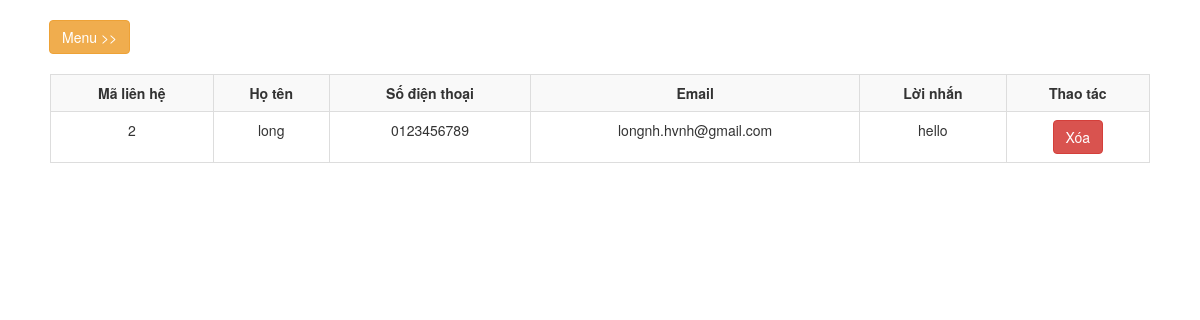
/admin/contact.php (signed in), run on the app's committed database.
### tables this page shows
CREATE TABLE `contact` (
  `contact_id` int(11) NOT NULL,
  `name` varchar(100) NOT NULL,
  `phone` varchar(30) NOT NULL,
  `email` varchar(200) NOT NULL,
  `message` text NOT NULL
);

### admin/contact.php (the view, shortened to what this page needs)
<?php session_start();
if(isset($_SESSION['login_user']) && $_SESSION['login_user']==1)
{
?>
<!DOCTYPE html>
<html lang="en">
<head>
    <link href="../css/bootstrap.min.css" rel="stylesheet">
    <link href="../css/simple-sidebar.css" rel="stylesheet">
</head>
<body>
	<div id="wrapper">
        <div id="page-content-wrapper">
            <div class="container-fluid">
                <div class="row">
                    <div class="col-lg-12">
                        <a href="#menu-toggle" class="btn btn-warning" id="menu-toggle" style="margin-bottom: 20px;  margin-left: 14px;">Menu >></a>
                    </div>
                </div>
            <?php
                require("../connect.php");
                $sql = "SELECT * FROM contact";
                $ketQuaTruyVan = $conn->query($sql);
            ?>
            <div class="container-fluid">
                <table class="table table-striped table-bordered">
                    <tr>
                        <th>Mã liên hệ</th>
                        <th>Họ tên</th>
                        <th>Số điện thoại</th>
                        <th>Email</th>
                        <th>Lời nhắn</th>
                        <th>Thao tác</th>
                    </tr>
                    <?php
                    if($ketQuaTruyVan->num_rows > 0){
                    while($KH = $ketQuaTruyVan->fetch_assoc()){
                    ?>
                    <tr>
                		<td><?php echo $KH['contact_id']; ?></td>
                        <td><?php echo $KH['name']; ?></td>
                        <td><?php echo $KH['phone']; ?></td>
                        <td><?php echo $KH['email']; ?></td>
                        <td><?php echo $KH['message']; ?></td>
                        <td>
                        <a class="btn btn-danger" href="del_contact.php?id=<?php echo $KH['contact_id'];?>">Xóa</a>
                        </td>
                    </tr>
                <?php
                }
                }
                ?>
                </table>
            </div>
        </div>
    </div>
    </div>
</body>
</html>
<?php
}else{
    echo
    "<script>
    alert('Bạn cần đăng nhập để quản trị');
    window.location = 'index.php';
    </script>";
}
?>

### css/simple-sidebar.css (style rules this page uses)
body { overflow-x: hidden; }
#wrapper { padding-left: 0; -webkit-transition: all 0.5s ease; -moz-transition: all 0.5s ease; -o-transition: all 0.5s ease; transition: all 0.5s ease; }
#page-content-wrapper { width: 100%; position: absolute; padding: 15px; }
@media (min-width:768px) { #wrapper { padding-left: 0; } }
@media (min-width:768px) { #page-content-wrapper { padding: 20px; position: relative; } }

### admin/contact.php (style rules this page uses)
th,td { text-align: center; }

### data on the page
contact: contact_id "2", name "long", phone "0123456789", email "longnh.hvnh@gmail.com", message "hello"
